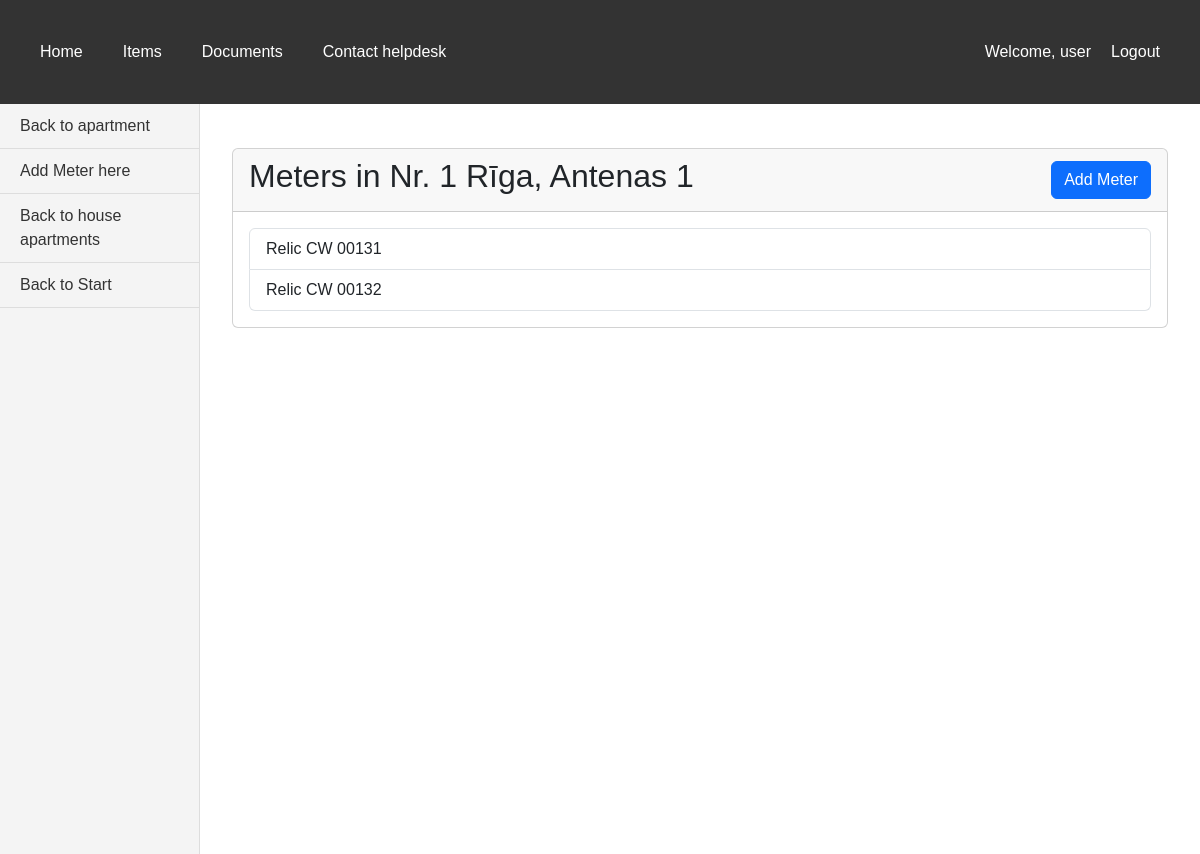
Page /bills/houses/11/apartments/23/meters/ (signed in) on the committed database.
### bills/models.py (models this page shows, shortened)
class Apartment(models.Model):
    address = models.ForeignKey(House, on_delete=models.CASCADE)
    apartment_nr = models.IntegerField(validators=[MinValueValidator(1, 'Must be at least 1')])
    area = models.IntegerField("Area of apartment", validators=[MinValueValidator(1, 'Must be at least 1')])
    mean_house_part = models.DecimalField(max_digits=10, decimal_places=2, validators=[MinValueValidator(0, 'Must be at least 0')])
    heated_area = models.IntegerField("Heated area of apartment", validators=[MinValueValidator(0, 'Must be at least 0')])
    cold_meters_count = models.IntegerField("Count of cold water meters", validators=[MinValueValidator(0, 'Can not be negative number')])
    hot_meters_count = models.IntegerField("Count of hot water meters", validators=[MinValueValidator(0, 'Can not be negative number')])
    heat_meters_count = models.IntegerField("Count of heat meters", validators=[MinValueValidator(0, 'Can not be negative number')])
    electricity_meters_count = models.IntegerField("Count of electricity meters", validators=[MinValueValidator(0, 'Can not be negative number')])
    gas_meters_count = models.IntegerField("Count of gas meters", validators=[MinValueValidator(0, 'Can not be negative number')])
    living_person_count = models.IntegerField("Count of living persons", validators=[MinValueValidator(0, 'Can not be negative number')])
    declared_person_count = models.IntegerField("Count of declared persons", validators=[MinValueValidator(0, 'Can not be negative number')])
    consumer = models.ForeignKey(Consumer, on_delete=models.PROTECT, default='')
    contract_nr = models.CharField(null=True, max_length=50, validators=[MinLengthValidator(2, 'Must be at least 2 characters')])
    def __str__(self):
        return 'Nr. ' + str(self.apartment_nr) + '  ' + str(self.address)

class House(models.Model):
    CALCULATION_CHOICES = [
        ('volume', 'Volume'),
        ('object_count', 'Object count'),
        ('part_of_house', 'Part of house'),
        ('living_person_count', 'Living person count'),
        ('declared_person_count', 'Declared person count'),
    ]
    CHOICES_WATER_DIFFERENCE_CALCULATION = [
        (None, 'Select water difference calculation method'),
        ('object_count', 'Object count'),
        ('last_month_consumption', 'Last month consumption'),
        ('last_3_months_consumption', 'Last 3 months consumption'),
        ('part_of_house', 'Part of house'),
        ('living_person_count', 'Living person count'),
        ('declared_person_count', 'Declared person count'),
        ('room_wo_person', 'Room without person'),
        ]
    address = models.CharField(max_length=50, validators=[
        MinLengthValidator(6, 'Must be at least 6 characters'),
        MaxLengthValidator(50, 'Max length is 50 characters')
    ])
    apartment_count = models.IntegerField(validators=[MinValueValidator(0, 'Can not be negative number')])
    area_of_apartments_total = models.IntegerField(validators=[MinValueValidator(0, 'Can not be negative number')])
    area_of_apartments_heated_total = models.IntegerField("Total heated area of apartments", validators=[MinValueValidator(0, 'Can not be negative number')])
    living_person_count = models.IntegerField("Count of living persons", validators=[MinValueValidator(0, 'Can not be negative number')])
    declared_person_count = models.IntegerField("Count of declared persons", validators=[MinValueValidator(0, 'Can not be negative number')])
    area_total = models.IntegerField(validators=[MinValueValidator(0, 'Can not be negative number')])
    water_calculation_type_1 = models.CharField(max_length=30, choices=CALCULATION_CHOICES, default='volume')
    water_calculation_type_2 = models.CharField(max_length=30, choices=CALCULATION_CHOICES, default='living_person_count')
    water_difference_calculation = models.CharField(max_length=30, choices=CHOICES_WATER_DIFFERENCE_CALCULATION, default='object_count')
    waste_calculation_type = models.CharField(max_length=30, choices=CALCULATION_CHOICES, default='living_person_count')
    waste_water_calculation_type = models.CharField(max_length=30, choices=CALCULATION_CHOICES, default='living_person_count')
    norm_for_person = models.DecimalField(max_digits=10, decimal_places=2, default=0)
    def __str__(self):
        return str(self.address)

class Meter(models.Model):
    CHOICES = [('cold', 'Cold water'), ('electricity', 'Electricity'), ('hot', 'Hot water'), ('heat', 'Heat'), ('other', 'Other')]
    type = models.CharField('Type of meter', max_length=15, choices=CHOICES)
    manufacturer = models.CharField('Manufacturer', default=" ", max_length=30, validators=[MinLengthValidator(2, 'Must be at least 2 characters')])
    series = models.CharField('Series (if applicable)', default=" ", max_length=5)
    number = models.CharField('Meter number', max_length=10, validators=[
        MinLengthValidator(2, 'Must be at least 2 digits'),
        valid_meter_nr
    ])
    reading_default = models.IntegerField('Default reading (on installation)', validators=[MinValueValidator(0, 'Can not be negative number')])
    verification_date = models.DateField("Verification date", default=date.today)
    address = models.ForeignKey(House, on_delete=models.PROTECT, verbose_name='House address')
    apartment_number = models.ForeignKey(Apartment, on_delete=models.PROTECT, default='', verbose_name='Apartment number')
    def __str__(self):
        return str(self.manufacturer) + '  ' + self.series + ' ' + self.number

### bills/views.py (the view)
# urls.py: path("houses/<int:house_id>/apartments/<int:apartment_id>/meters/", views.meters_by_apartment, name='meters_by_apartment'),
@login_required
def meters_by_apartment(request, house_id, apartment_id):
    apartment = get_object_or_404(Apartment, id=apartment_id)
    house = get_object_or_404(House, id=house_id)
    if apartment.address.id != house.id:
        return redirect('index')
    apartment_meters = Meter.objects.filter(apartment_number=apartment.id)
    context = {
        'house': house,
        'apartment': apartment,
        'apartment_meters': apartment_meters,
    }
    return render(request, 'bills/meters_by_apartment.html', context)

### bills/templates/bills/meters_by_apartment.html (shortened to what this page needs)
{% extends 'base.html' %}
{% block sidebar %}
<aside class="vertical-menu">
    <a href="{% url 'apartment_detail' house.id apartment.id %}">Back to apartment</a>
    <a href="{% url 'add_meter_to_apartment' house.id apartment.id %}">Add Meter here</a>
    <a href="{% url 'apartments_by_house' house.id %}">Back to house apartments</a>
    <a href="{% url 'index' %}">Back to Start</a>
</aside>
{% endblock %}
{% block content %}
<div class="container mt-4">
    <div class="card">
        <div class="card-header d-flex justify-content-between align-items-center">
            <h2>Meters in {{ apartment }}</h2>
            <a href="{% url 'add_meter_to_apartment' house.id apartment.id %}" class="btn btn-primary">Add Meter</a>
        </div>
        <div class="card-body">
            {% if apartment_meters %}
                <div class="list-group">
                    {% for item in apartment_meters %}
                        <a href="{% url 'meter_detail' house.id item.pk %}" class="list-group-item list-group-item-action">
                            {{ item }}
                        </a>
                    {% endfor %}
                </div>
            {% else %}
                <div class="alert alert-info">
                    No meters found in this apartment.
                </div>
            {% endif %}
        </div>
    </div>
</div>
{% endblock %}

### bills/templates/base.html (shortened to what this page needs)
<!DOCTYPE html>
{% load static %}
<html lang="en">
<head>
    <link href="https://cdn.jsdelivr.net/npm/bootstrap@5.3.0/dist/css/bootstrap.min.css" rel="stylesheet">
    <link rel="stylesheet" href="{% static 'css/styles.css' %}">
</head>
<body>
    <nav class="horizontal-menu">
        <div class="nav-left">
            <a class="nav-item nav-link" href="{% url 'index' %}">Home</a>
            {% if user.is_superuser %}
            <a class="nav-item nav-link" href="{% url 'items' %}">Items</a>
            {% endif %}
            <a href="#">Documents</a>
            <a href="#">Contact helpdesk</a>
        </div>
        <div class="nav-right">
            {% if user.is_authenticated %}
                <span class="nav-item nav-link">Welcome, {{ user.username }}</span>
                <a class="nav-item nav-link" href="{% url 'logout' %}">Logout</a>
            {% else %}
                <a class="nav-item nav-link" href="{% url 'login' %}">Login</a>
            {% endif %}
        </div>
    </nav>
    <div class="content-wrapper">
        {% block sidebar %}{% endblock %}
        <main class="main-content">
            {% block content %}{% endblock %}
        </main>
    </div>
</body>
</html>

### static/css/styles.css (style rules this page uses)
body { margin: 0; font-family: Arial, sans-serif; display: flex; flex-direction: column; }
.horizontal-menu { background-color: #333; color: white; display: flex; padding: 20px; margin: 0; justify-content: space-between; align-items: center; }
.nav-left { display: flex; }
.nav-right { display: flex; align-items: center; }
.horizontal-menu a { color: white; padding: 20px; text-decoration: none; text-align: center; }
.content-wrapper { display: flex; flex: 1; }
.vertical-menu { width: 200px; background-color: #f4f4f4; padding: 0; margin: 0; border-right: 1px solid #ddd; display: flex; flex-direction: column; min-height: calc(100vh - 50px); }
.vertical-menu a { padding: 10px 20px; text-decoration: none; color: #333; border-bottom: 1px solid #ddd; }
.main-content { flex: 1; padding: 20px; }

### rows in the picture
Apartment: apartment_nr+address "Nr. 1 Rīga, Antenas 1"
Meter: manufacturer+series+number "Relic CW 00131"
Meter: manufacturer+series+number "Relic CW 00132"

### other values in the picture
{{ user.username }} "user"
